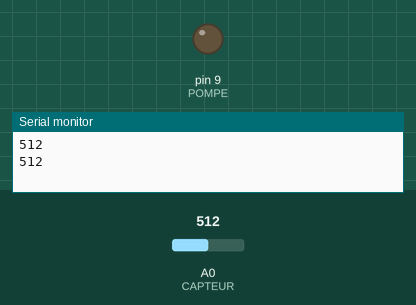
A sketch run on a simulated Arduino Uno, built with avr-gcc and run on an emulated ATmega328P. Parts: output pins drawn as LEDs (lit = HIGH), the last lines printed to the serial monitor. The inputs (shaded band) are chosen by the test bench; at power-on: A0 (CAPTEUR) = 512.

Above: at 10.8 s.
10.9 s: A0 (CAPTEUR) set to 593
22.7 s: A0 (CAPTEUR) set to 618
At 32.3 s:
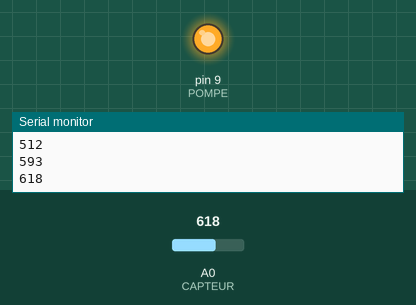
33.0 s: A0 (CAPTEUR) set to 590
At 34.0 s:
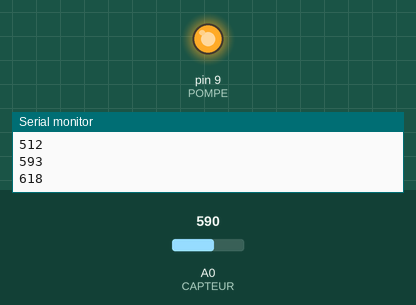
43.0 s: A0 (CAPTEUR) set to 610
At 52.3 s:
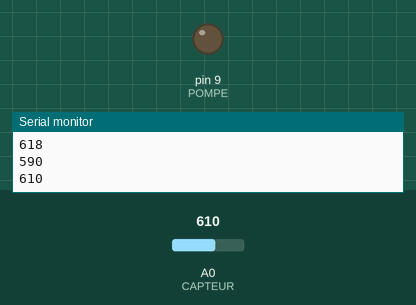
Timing chart, 0 to 54.5 s (numbered marks = the images above; inputs shaded):
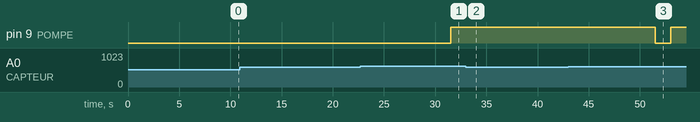

Measured:
- the behaviour switches between 600 and 601 on A0 (CAPTEUR) (found by bisection; images 0 and 1)
- after the input at 22.7 s, pin 9 (POMPE): LOW → HIGH after 8.8 s
- after the input at 33.0 s, pin 9 (POMPE): stays HIGH (without the input it goes to LOW after 8.5 s)
- after the input at 43.0 s, pin 9 (POMPE): HIGH → LOW after 8.5 s, → HIGH 1.5 s later

The sketch:

Arrosage_Auto.ino.ino
```cpp
//Ici on définit les constantes, ce sont des valeurs qui restent fixes tout le temps.

#define POMPE  9 //Sur quel sortie de l'Arduino allons nous brancher le fil pour actionner la pompe ?
#define SEUIL_DE_SECHERESSE 600 //Trouver à quel seuil il faudra arroser.
#define CAPTEUR 0 //Quelle est le pin sur lequel on va brancher le capteur d'hygrométrie

//Cette partie sert à démarrer la carte il faut la laisser telle qu'elle est. //

void setup() {
  Serial.begin(9600); // open serial port, set the baud rate as 9600 bps
  pinMode(POMPE,OUTPUT);
}


// Cette partie est le programme. On va mettre les instructions dont on a besoin pour surveiller l'humidité de la terre et s'il n'y a pas assez d'eau, arroser la plante //

void loop() {

  int secheresse;  //déclaration de la variable secheresse


  secheresse = analogRead(CAPTEUR); //On lit la valeur du capteur d'humidité
  Serial.print(secheresse); //on envoie la valeur
  Serial.print("\n"); // On fait un retour à la ligne


  if (secheresse > SEUIL_DE_SECHERESSE)
  {
    arroser(1500);
  }
  delay(10000); //On attend jusqu'à la nouvelle mesure

}

// Définition des fonctions

void arroser(int temps){
  digitalWrite(POMPE,LOW);
  delay(temps);
  digitalWrite(POMPE,HIGH);
  }
```
